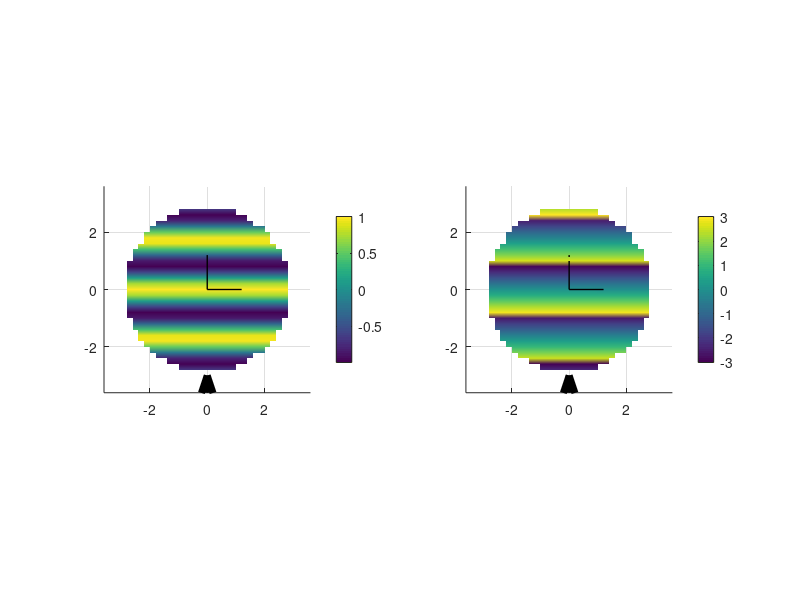

Here is the MATLAB script that generated this plot: (Note: this script raises an error after producing the figure.)
% acoustics
c = 343;
rho_0 = 1.2;
Z_0 = c*rho_0;

% playback diameter for computations, in meters
D = 6;
% grid resolution, in meters
d = 0.2;
x = -D:d:D;
y = -D:d:D;
[X,Y] = meshgrid(x,y);
% spherical coords
[Azi,Elev,R] = cart2sph(X,Y,zeros(size(X)));

x_stack = X(:);
y_stack = Y(:);
r_stack = R(:);
azi_stack = Azi(:);
elev_stack = Elev(:);

%% plane wave parameters

% plane wave exp(jwt-jkr)
t = 0; % time point
f = 200; % frequency
w = 2*pi*f; % angular frequency
k = w/c; % wavenumber
m0 = 1; % magnitude
phi0 = 0; % initial phase
a0 = m0.*exp(1i*phi0); % initial amplitude

dop = [pi/2 0]; % direction of propagation, azimuth/elevation
n_dop = [cos(dop(1))*cos(dop(2)) sin(dop(1))*cos(dop(2)) sin(dop(2))]; % unit vector of propagation
n_doa = -n_dop; % direction of arrival
[doa(1), doa(2)] = cart2sph(n_doa(1),n_doa(2),n_doa(3));

kr = k*r_stack;

%%

p_cmplx = a0*exp(1i* (w*t*ones(size(X)) - k* (n_dop(1)*X + n_dop(2)*Y))); % complex pressure field
p_real = real(p_cmplx); % real pressure field
p_phase = angle(p_cmplx); % phase of pressure

% draw
p_real(R>D/2) = Inf;
p_phase(R>D/2) = Inf;
figure
subplot(1,2,1)
surf(X,Y,p_real); colorbar
shading interp;
arrow1 = -1.2*D/2*n_dop; arrow2 = -D/2*n_dop; darrow = arrow2-arrow1;
hold on
quiver(arrow1(1),arrow1(2),darrow(1),darrow(2),0, 'linewidth',5,'color','k','maxheadsize',1);
axis equal
axis([-1.2*D/2 1.2*D/2 -1.2*D/2 1.2*D/2 -100 100]);
view(2)
line([0 D/5], [0 0], [2 2], 'Color','k','LineWidth', 1); % draw axes
line([0 0], [0 D/5], [2 2], 'Color','k','LineWidth', 1);

subplot(1,2,2)
surf(X,Y,p_phase); colorbar
shading interp;
arrow1 = -1.2*D/2*n_dop; arrow2 = -D/2*n_dop; darrow = arrow2-arrow1;
hold on
quiver(arrow1(1),arrow1(2),darrow(1),darrow(2),0, 'linewidth',5,'color','k','maxheadsize',1);
axis equal
axis([-1.2*D/2 1.2*D/2 -1.2*D/2 1.2*D/2 -100 100]);
view(2)
line([0 D/5], [0 0], [2 2], 'Color','k','LineWidth', 1); % draw axes
line([0 0], [0 D/5], [2 2], 'Color','k','LineWidth', 1);

%% plane wave expansion

cos_alpha = sin(doa(2))*sin(elev_stack) + cos(doa(2)).*cos(elev_stack(:)).*cos(doa(1)*ones(size(X(:)))-azi_stack);
order_max = ceil(exp(1)*k*(D/2)/2);
radial_terms = zeros(length(X(:)), order_max+1);
for order=0:order_max
    jn = sph_besselj(order, kr);
    radial_terms(:, order+1) = 4*pi*1i^order*jn;
end
angular_terms = zeros(length(X(:)), order_max+1);
for degree=0:order_max
    temp = legendre(degree,cos_alpha);
    angular_terms(:,degree+1) = temp(1,:);
end
cp_stack = sum((ones(size(X(:)))*(2*(0:order_max)+1)).*radial_terms.*angular_terms,2)/(4*pi);
p_cmplx = reshape(cp_stack, size(X));
p_real = real(p_cmplx);
p_phase = angle(p_cmplx); % phase of pressure

% draw
p_real(R>D/2) = Inf;
p_phase(R>D/2) = Inf;
figure
subplot(1,2,1)
surf(X,Y,p_real); colorbar
shading interp;
arrow1 = -1.2*D/2*n_dop; arrow2 = -D/2*n_dop; darrow = arrow2-arrow1;
hold on
quiver(arrow1(1),arrow1(2),darrow(1),darrow(2),0, 'linewidth',5,'color','k','maxheadsize',1);
axis equal
axis([-1.2*D/2 1.2*D/2 -1.2*D/2 1.2*D/2 -100 100]);
view(2)
line([0 D/5], [0 0], [2 2], 'Color','k','LineWidth', 1); % draw axes
line([0 0], [0 D/5], [2 2], 'Color','k','LineWidth', 1);

subplot(1,2,2)
surf(X,Y,p_phase); colorbar
shading interp;
arrow1 = -1.2*D/2*n_dop; arrow2 = -D/2*n_dop; darrow = arrow2-arrow1;
hold on
quiver(arrow1(1),arrow1(2),darrow(1),darrow(2),0, 'linewidth',5,'color','k','maxheadsize',1);
axis equal
axis([-1.2*D/2 1.2*D/2 -1.2*D/2 1.2*D/2 -100 100]);
view(2)
line([0 D/5], [0 0], [2 2], 'Color','k','LineWidth', 1); % draw axes
line([0 0], [0 D/5], [2 2], 'Color','k','LineWidth', 1);

%% spherical scatterer - plane wave

% scatterer radius
r_scat = 1;
kr_scat = k*r_scat;

cos_alpha = sin(doa(2))*sin(elev_stack) + cos(doa(2)).*cos(elev_stack(:)).*cos(doa(1)*ones(size(X(:)))-azi_stack);
order_max = ceil(exp(1)*k*(D/2)/2);

radial_terms = zeros(length(X(:)), order_max+1);
for order=0:order_max
    jn = sph_besselj(order, kr);
    jnprime = dsph_besselj(order, kr_scat);
    hn = sph_hankel2(order, kr);
    hnprime = dsph_hankel2(order, kr_scat);
    radial_terms(:, order+1) = 4*pi*1i^order * (jn-(jnprime./hnprime).*hn);
end
for degree=0:order_max
    temp = legendre(degree,cos_alpha);
    angular_terms(:,degree+1) = temp(1,:);
end
cp_stack = sum((ones(size(X(:)))*(2*(0:order_max)+1)).*radial_terms.*angular_terms,2)/(4*pi);
cp_stack(r_stack<r_scat) = Inf;
p_cmplx = reshape(cp_stack, size(X));
p_real = real(p_cmplx);
p_phase = angle(p_cmplx); % phase of pressure

% draw
p_real(R>D/2) = Inf;
p_phase(R>D/2) = Inf;
figure
subplot(1,2,1)
surf(X,Y,p_real); colorbar
shading interp;
arrow1 = -1.2*D/2*n_dop; arrow2 = -D/2*n_dop; darrow = arrow2-arrow1;
hold on
quiver(arrow1(1),arrow1(2),darrow(1),darrow(2),0, 'linewidth',5,'color','k','maxheadsize',1);
axis equal
axis([-1.2*D/2 1.2*D/2 -1.2*D/2 1.2*D/2 -100 100]);
view(2)
line([0 D/5], [0 0], [2 2], 'Color','k','LineWidth', 1); % draw axes
line([0 0], [0 D/5], [2 2], 'Color','k','LineWidth', 1);
% draw scatterer
rectangle('Position',[-r_scat -r_scat 2*r_scat 2*r_scat],'Curvature',[1 1],'FaceColor',[0 0 0])

subplot(1,2,2)
surf(X,Y,p_phase); colorbar
shading interp;
arrow1 = -1.2*D/2*n_dop; arrow2 = -D/2*n_dop; darrow = arrow2-arrow1;
hold on
quiver(arrow1(1),arrow1(2),darrow(1),darrow(2),0, 'linewidth',5,'color','k','maxheadsize',1);
axis equal
axis([-1.2*D/2 1.2*D/2 -1.2*D/2 1.2*D/2 -100 100]);
view(2)
line([0 D/5], [0 0], [2 2], 'Color','k','LineWidth', 1); % draw axes
line([0 0], [0 D/5], [2 2], 'Color','k','LineWidth', 1);
% draw scatterer
rectangle('Position',[-r_scat -r_scat 2*r_scat 2*r_scat],'Curvature',[1 1],'FaceColor',[0 0 0])
